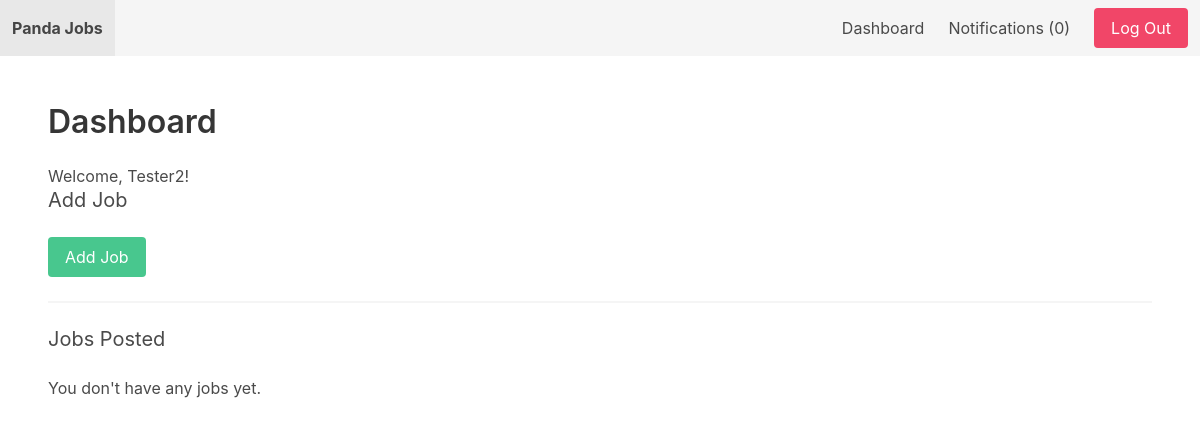
Page /userprofile/dashboard/ (signed in) on the earlier database version.
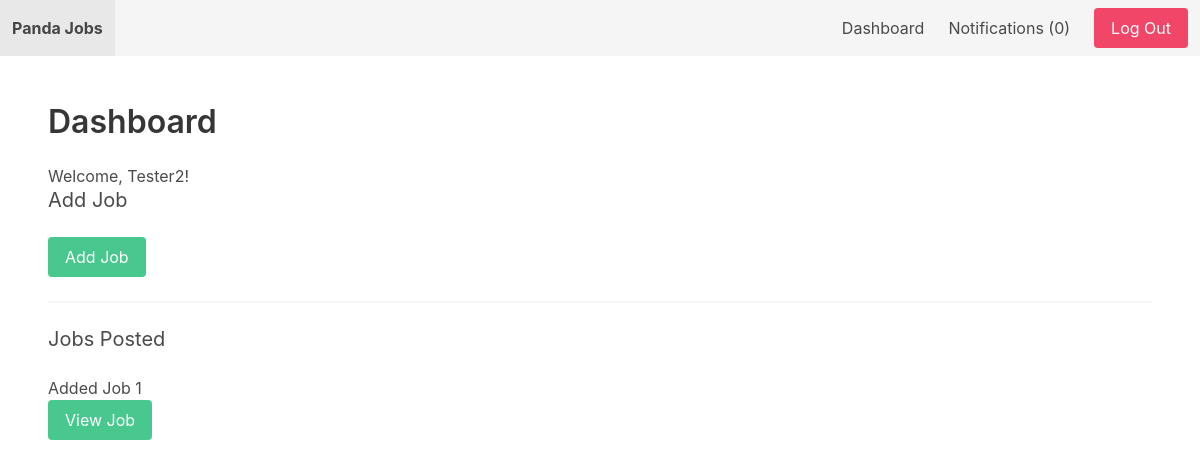
Same page on the later database version.
### apps/jobs/models.py (models this page shows, shortened)
class Job(models.Model):
    SIZE_1_9 = 'size_1_9'
    SIZE_10_49 = 'size_10_49'
    SIZE_50_99 = 'size_50_99'
    SIZE_100 = 'size_100'
    SIZE_CHOICES = (
        (SIZE_1_9, '1-9'),
        (SIZE_10_49, '10-49'),
        (SIZE_50_99, '50-99'),
        (SIZE_100, '100+'),
    )
    title = models.CharField(max_length=100)
    summary = models.TextField()
    full_description = models.TextField()
    company_name = models.CharField(max_length=100)
    company_location = models.CharField(max_length=100, blank=True, null=True)
    company_size = models.CharField(max_length=20, choices=SIZE_CHOICES, default=SIZE_1_9)
    created_by= models.ForeignKey(User, related_name='jobs', on_delete=models.CASCADE)
    created_at = models.DateTimeField(auto_now_add=True)
    updated_at = models.DateTimeField(auto_now=True)
    is_active = models.BooleanField(default=True)

### apps/userprofile/views.py (the view)
# urls.py: path('dashboard/', dashboard, name='dashboard'),
@login_required
def dashboard(request):
    return render(request, 'dashboard.html', {'userprofile':request.user.userprofile})

### apps/notifications/context_processors.py (called while the page is built)
def notification(request):
    if request.user.is_authenticated:
        return {'notifications': request.user.notifications.filter(is_read=False)}
    else:
        return {'notifications': []}

### apps/userprofile/templates/dashboard.html (shortened to what this page needs)
{% extends 'base.html' %}
{% block content %}
    <h1 class="title">Dashboard</h1>
    <p>Welcome, {{ request.user.username }}!</p>
    {% if userprofile.is_employer %}
        <h2 class="subtitle">Add Job</h2>
        <a href="{% url 'add_job' %}" class="button is-success">Add Job</a>
        <hr>
        <h2 class="subtitle">Jobs Posted</h2>
        {% for job in request.user.jobs.all %}
            <div class="job">
                <p>{{ job.title }}</p>
                <a class="button is-success" href="{% url 'view_dashboard_job' job.id %}">View Job</a>
            </div>
        {% empty %}
            <p>You don't have any jobs yet.</p>
        {% endfor %}
    {% endif %}
{% endblock %}

Differences in the rows shown:
added Job: title "Added Job 1"
Other differences:
text no longer shown: "You don't have any jobs yet."
